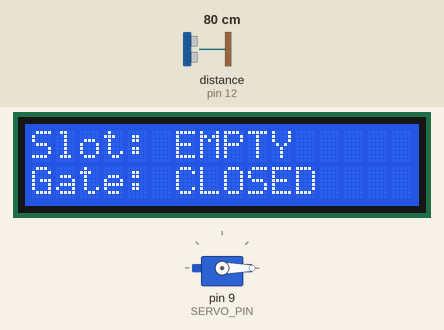
Recording of a sketch running on a simulated Arduino Uno, built with avr-gcc and run on an emulated ATmega328P. Shown: servo, 16×2 character LCD. Wiring (inferred from the names in the program): ultrasonic range finder: trigger pin 11; echo pin 12. The inputs (shaded band) are chosen by the test bench; at power-on: distance to the obstacle (sensor on pin 12) 80 cm. The echo pulse lasts 58.3 µs per cm.

Above: at 1.2 s.
1.3 s: distance to the obstacle (sensor on pin 12) set to 13 cm
2.8 s: distance to the obstacle (sensor on pin 12) set to 10 cm
At 4.0 s:
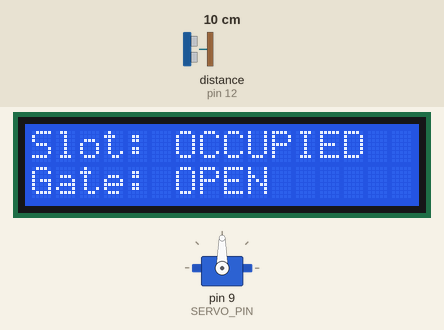
4.4 s: distance to the obstacle (sensor on pin 12) set to 18 cm
At 5.7 s:
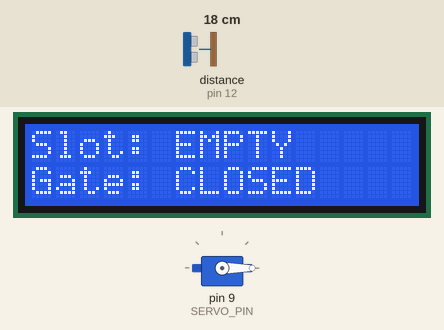
6.6 s: distance to the obstacle (sensor on pin 12) set to 2 cm
At 7.9 s:
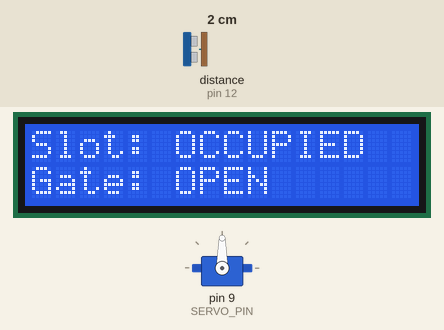
Timing chart, 0 to 9.2 s (numbered marks = the images above; inputs shaded):
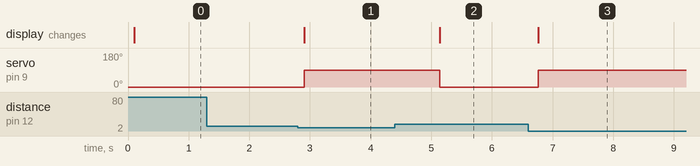

Measured:
- the behaviour switches between 12 and 11 cm on distance to the obstacle (sensor on pin 12) (found by bisection; images 0 and 1)
- after the input at 1.3 s, every drawn part: stays the same
- after the input at 2.8 s, servo on pin 9 (SERVO_PIN): 0° → 90° after 0.11 s; the display: changes after 0.11 s (image 1)
- after the input at 4.4 s, servo on pin 9 (SERVO_PIN): 90° → 0° after 0.74 s; the display: changes after 0.74 s (image 2)
- after the input at 6.6 s, servo on pin 9 (SERVO_PIN): 0° → 90° after 0.17 s; the display: changes after 0.17 s (image 3)

The sketch:

smart_traffic_control.ino
```cpp
#include <Wire.h>
#include <LiquidCrystal_I2C.h>
#include <Servo.h>

// Pin Allocations
const int SERVO_PIN = 9;
const int TRIG_PIN  = 11;
const int ECHO_PIN  = 12;

// Threshold distance in cm (If an object is closer than this, the slot is full)
const int PARKING_THRESHOLD = 10;

LiquidCrystal_I2C lcd(0x27, 16, 2);
Servo gateServo;

// Helper Function to calculate distance
long getDistance() {
  digitalWrite(TRIG_PIN, LOW);
  delayMicroseconds(2);
  digitalWrite(TRIG_PIN, HIGH);
  delayMicroseconds(10);
  digitalWrite(TRIG_PIN, LOW);

  long duration = pulseIn(ECHO_PIN, HIGH);
  long distance = duration * 0.034 / 2;
  return distance;
}

void setup() {
  gateServo.attach(SERVO_PIN);
  gateServo.write(0); // Start with gate closed

  pinMode(TRIG_PIN, OUTPUT);
  pinMode(ECHO_PIN, INPUT);

  lcd.init();
  lcd.backlight();
}

void loop() {
  long distance = getDistance();

  // If distance is valid and less than threshold -> Car is Parked/Detected
  if (distance > 0 && distance <= PARKING_THRESHOLD) {
    gateServo.write(90); // Open the gate
    lcd.setCursor(0, 0);
    lcd.print("Slot: OCCUPIED  ");
    lcd.setCursor(0, 1);
    lcd.print("Gate: OPEN      ");

    delay(2000);
        // <-- NEW: Pauses everything here for 3 seconds while gate stays open
  }
  // Otherwise -> Slot is empty
  else {
    gateServo.write(0); // Close the gate
    lcd.setCursor(0, 0);
    lcd.print("Slot: EMPTY     ");
    lcd.setCursor(0, 1);
    lcd.print("Gate: CLOSED    ");
  }

  delay(200); // 0.2 second delay to keep data stable on the screen
}
```
